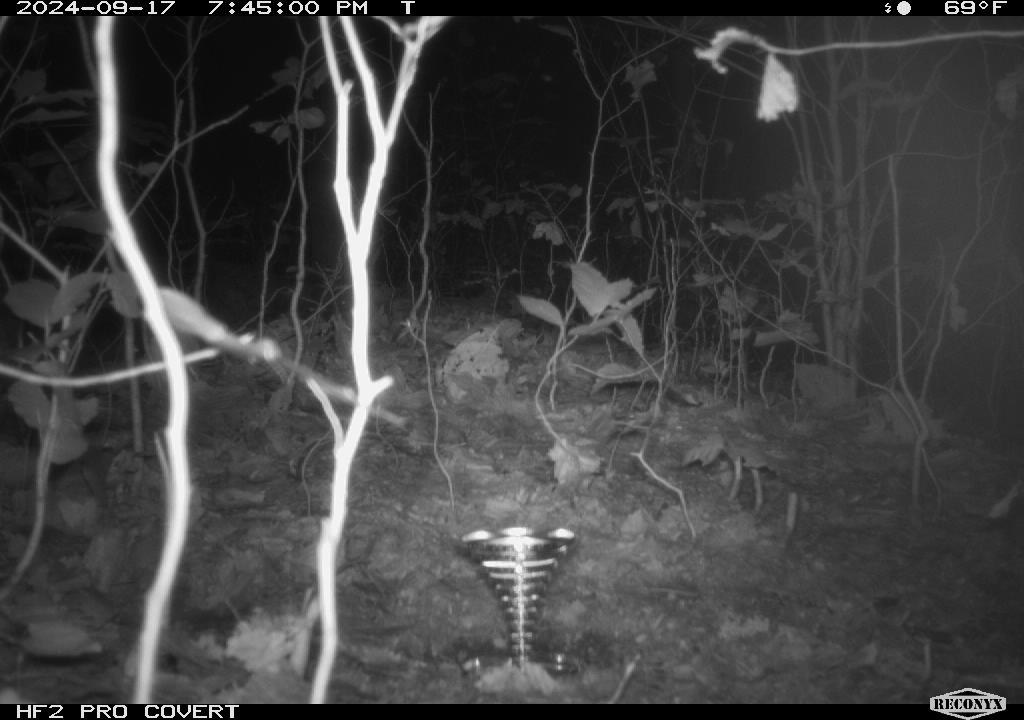
#> input picture photos/live_view/000002.jpg, 1024 x 720 px; its folder holds only this picture in this run
$ jupyter execute --allow-errors 3_ocr_with_tesseract.ipynb
#> lines starting #> are read from the running program, lines starting #| are printed output that depends on the picture
#> further down, this_img is the input picture: shape (720, 1024, 3); min 0, max 255, mean 65.6
#> `padded_this_img_temp = np.pad(this_img_temp,((pad_size,pad_size),(pad_..`:
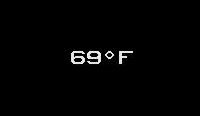
#> padded_this_img_temp: shape (116, 200, 3); min 0, max 255, mean 3.3
OCR with tesseract

[cell 1]
import cv2
import pytesseract
import os
import PIL
from matplotlib import pyplot as plt
import numpy as np

#link the tesseract installation to pytesseract.
pytesseract.pytesseract.tesseract_cmd = r'C:\Program Files\Tesseract-OCR\tesseract.exe'

[cell 2]
#get photo file paths
live_photo_location = '../photos/live_view/'
photo_files = os.listdir(live_photo_location)

#load a sample image
#> (the rest of this cell did not finish here and is left out)

#> (a cell that did not finish here is left out)

#> (a cell that did not finish here is left out)

#> (a cell that did not finish here is left out)

#> (a cell that did not finish here is left out)

#> (a cell that did not finish here is left out)

#> (a cell that did not finish here is left out)

#> (a cell that did not finish here is left out)

# Do for all images

For each image, grab the image data, process to center/stretch text, isolate sections of date, time, T mode, save icon, and temperature. Pytesseract these sections and save in a dataframe.

[cell 10]
import cv2
import pytesseract
import os
import PIL
from matplotlib import pyplot as plt
import numpy as np
import tqdm

#link the tesseract installation to pytesseract.
pytesseract.pytesseract.tesseract_cmd = r'C:\Program Files\Tesseract-OCR\tesseract.exe'


#get photo file paths
live_photo_location = '../photos/live_view/'
photo_files = [
                filename
                for filename in os.listdir(live_photo_location)
                if filename.endswith('.jpg')
]


#define regions of the image to isolate from the original.
#these are used to crop
#
crop_corners = {
    "whole":((0,720),(0,1024),(0,3)),
    "top bar":((0,16),(0,1024),(0,3)),
    "bottom bar":(),
    "date":(),
    "time":(),
    "t or not":(),
    "temperature":((0,16),(924,1024),(0,3)),
}

pad_size = 50

#prepare a list to fill with temperatures from the beginning
temp_text_list = []

#> (the rest of this cell did not finish here and is left out)

[cell 11]
#save this data as a dataframe
import pandas as pd

save_file_path = '../weather-data/tesseract/tesseract_live_view.csv'
textdf = pd.DataFrame(temp_text_list, columns = ['temp'])

#> (the rest of this cell did not finish here and is left out)

[cell 12]
#SS is 55.
#GO is 60.
#ZL is 71.

replace_like_so = {'SS':'55', 'GO':'60', 'ZL':'71'}
textdf.replace(replace_like_so, inplace = True)

textdf['temp'] = textdf['temp'].astype(int)

tempvcs = textdf['temp'].value_counts()

[cell 13]
tempvcs

[cell 14]
textdf.info()

[cell 15]
textdf.plot(y= 'temp')
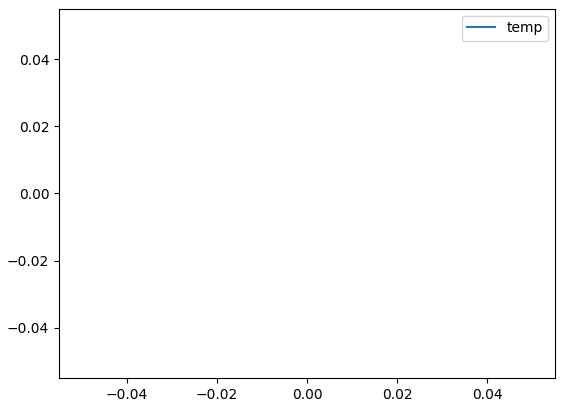
#> figure drawn by matplotlib, 1 panel
